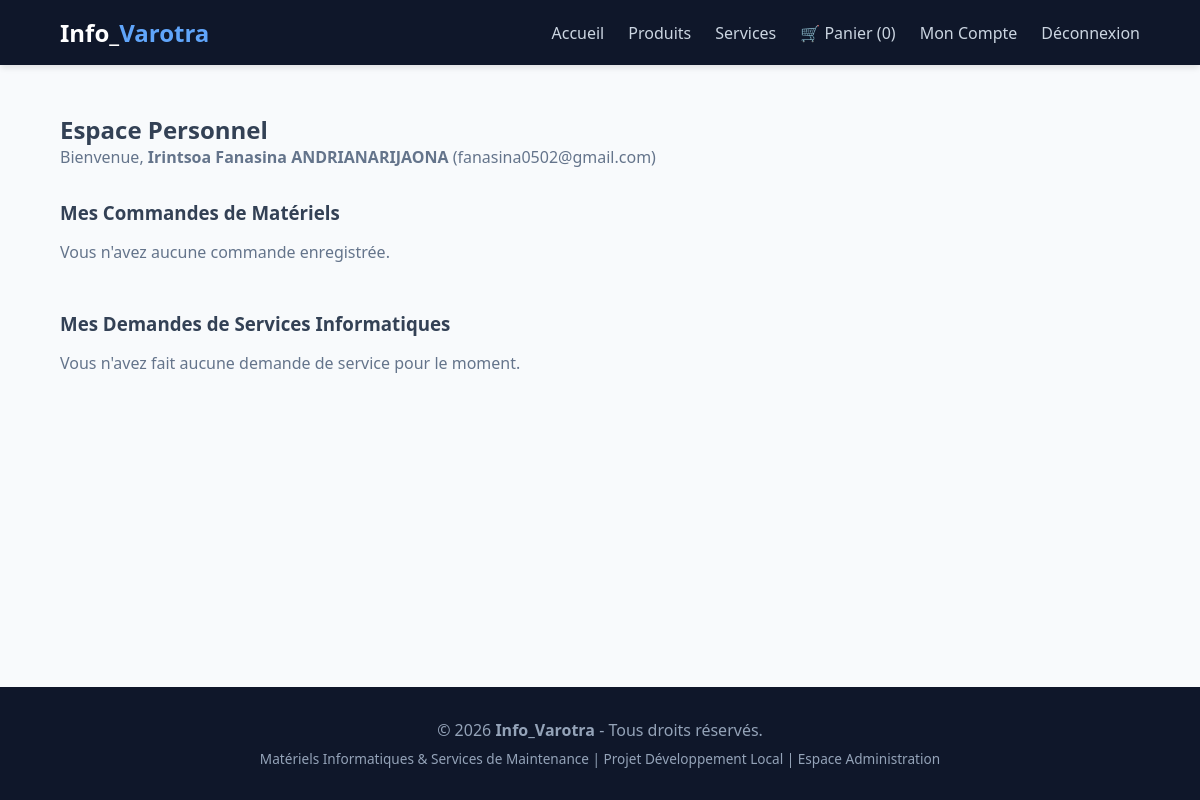
The page /client/espace.php (signed in) on the database as committed earlier.
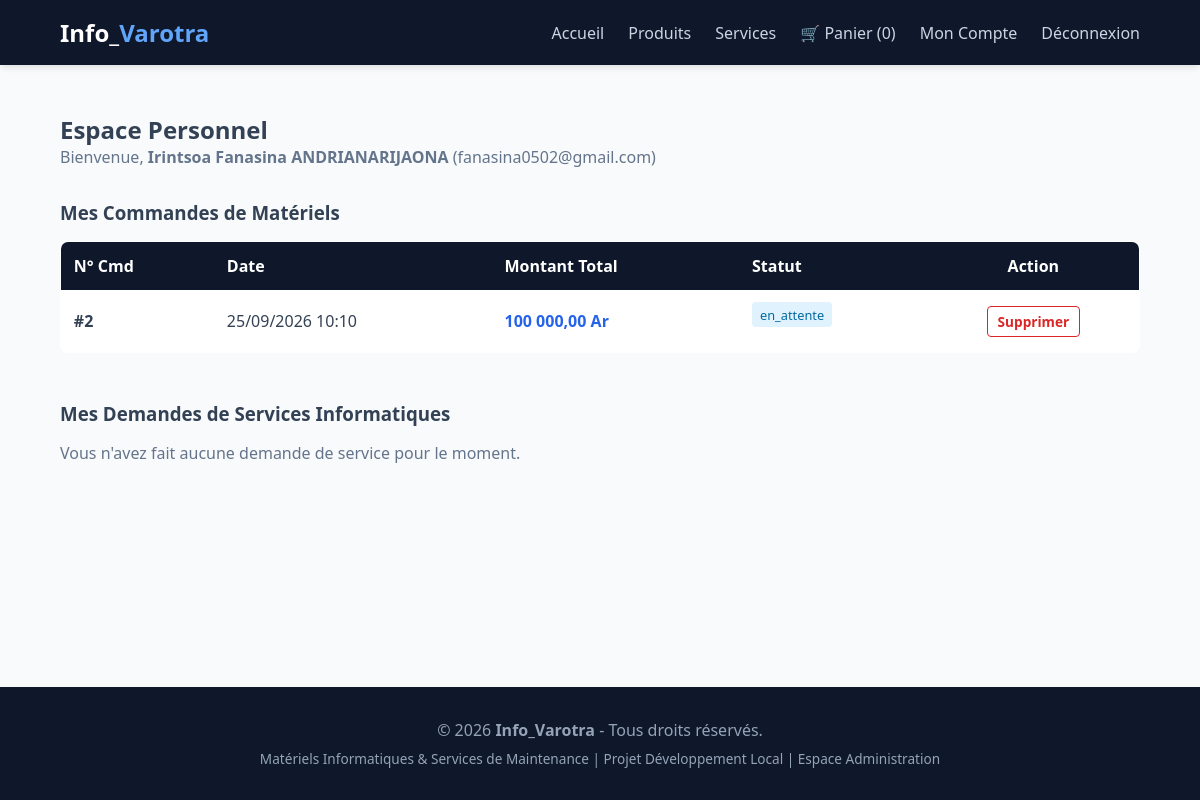
The same page on the database as committed later.
### tables this page shows
CREATE TABLE `commande` (
  `id_commande` int NOT NULL,
  `date_commande` datetime DEFAULT CURRENT_TIMESTAMP,
  `statut` enum('en_attente','validee','expediee','livree','annulee') DEFAULT 'en_attente',
  `montant_total` decimal(10,2) NOT NULL,
  `id_client` int NOT NULL
);

### client/espace.php (the view, shortened to what this page needs)
<?php
require_once '../config/database.php';
require_once '../includes/header.php';
$client_id = $_SESSION['client_id'];
$stmt_client = $pdo->prepare("SELECT * FROM client WHERE id_client = :id");
$stmt_client->execute(['id' => $client_id]);
$client_info = $stmt_client->fetch();
$stmt_commandes = $pdo->prepare("SELECT * FROM commande WHERE id_client = :id ORDER BY date_commande DESC");
$stmt_commandes->execute(['id' => $client_id]);
$commandes = $stmt_commandes->fetchAll();
$stmt_services = $pdo->prepare("SELECT ds.*, s.nom_service
                                FROM demande_service ds
                                JOIN service s ON ds.id_service = s.id_service
                                WHERE ds.id_client = :id
                                ORDER BY ds.date_demande DESC");
$stmt_services->execute(['id' => $client_id]);
$demandes = $stmt_services->fetchAll();
?>
<main class="container">
    <div style="margin-bottom: 2rem;">
        <h2>Espace Personnel</h2>
        <p style="color: #64748b;">Bienvenue, <strong><?= htmlspecialchars($client_info['prenom'] . ' ' . $client_info['nom']) ?></strong> (<?= htmlspecialchars($client_info['email']) ?>)</p>
    </div>
    <section style="margin-bottom: 3rem;">
        <h3>Mes Commandes de Matériels</h3>
        <?php if (empty($commandes)): ?>
            <p style="color: #64748b; margin-top: 1rem;">Vous n'avez aucune commande enregistrée.</p>
        <?php else: ?>
            <table style="width: 100%; border-collapse: collapse; background: white; margin-top: 1rem; border-radius: 8px; overflow: hidden; border: 1px solid var(--border-color);">
                <thead>
                    <tr style="background-color: var(--primary); color: white; text-align: left;">
                        <th style="padding: 0.8rem;">N° Cmd</th>
                        <th style="padding: 0.8rem;">Date</th>
                        <th style="padding: 0.8rem;">Montant Total</th>
                        <th style="padding: 0.8rem;">Statut</th>
                        <th style="padding: 0.8rem; text-align: center;">Action</th>
                    </tr>
                </thead>
                <tbody>
                    <?php foreach ($commandes as $cmd): ?>
                        <tr style="border-bottom: 1px solid var(--border-color);">
                            <td style="padding: 0.8rem; font-weight: bold;">#<?= $cmd['id_commande'] ?></td>
                            <td style="padding: 0.8rem;"><?= date('d/m/Y H:i', strtotime($cmd['date_commande'])) ?></td>
                            <td style="padding: 0.8rem; color: var(--accent); font-weight: bold;"><?= number_format($cmd['montant_total'], 2, ',', ' ') ?> Ar</td>
                            <td style="padding: 0.8rem;">
                                <span class="badge"><?= htmlspecialchars($cmd['statut']) ?></span>
                            </td>
                            <td style="padding: 0.8rem; text-align: center;">
                                <?php if ($cmd['statut'] === 'en_attente'): ?>
                                    <a href="espace.php?action=supprimer_commande&id=<?= $cmd['id_commande'] ?>"
                                       onclick="return confirm('Voulez-vous vraiment annuler et supprimer la commande #<?= $cmd['id_commande'] ?> ?');"
                                       style="color: #dc2626; text-decoration: none; font-weight: bold; border: 1px solid #dc2626; padding: 0.3rem 0.6rem; border-radius: 4px; font-size: 0.85rem;">
                                        Supprimer
                                    </a>
                                <?php else: ?>
                                    <span style="color: #94a3b8; font-size: 0.85rem;">Non modifiable</span>
                                <?php endif; ?>
                            </td>
                        </tr>
                    <?php endforeach; ?>
                </tbody>
            </table>
        <?php endif; ?>
    </section>
    <section>
        <h3>Mes Demandes de Services Informatiques</h3>
        <?php if (empty($demandes)): ?>
            <p style="color: #64748b; margin-top: 1rem;">Vous n'avez fait aucune demande de service pour le moment.</p>
        <?php endif; ?>
    </section>
</main>
<?php require_once '../includes/footer.php'; ?>

Rows that differ between the two databases and show on the page:
added commande: id_commande "2", date_commande "25/09/2026 10:10", montant_total "100 000,00", statut "en_attente"
Other text that changed with them:
text no longer shown: "Vous n'avez aucune commande enregistrée."
text now shown: "N° Cmd Date Montant Total Statut Action"
